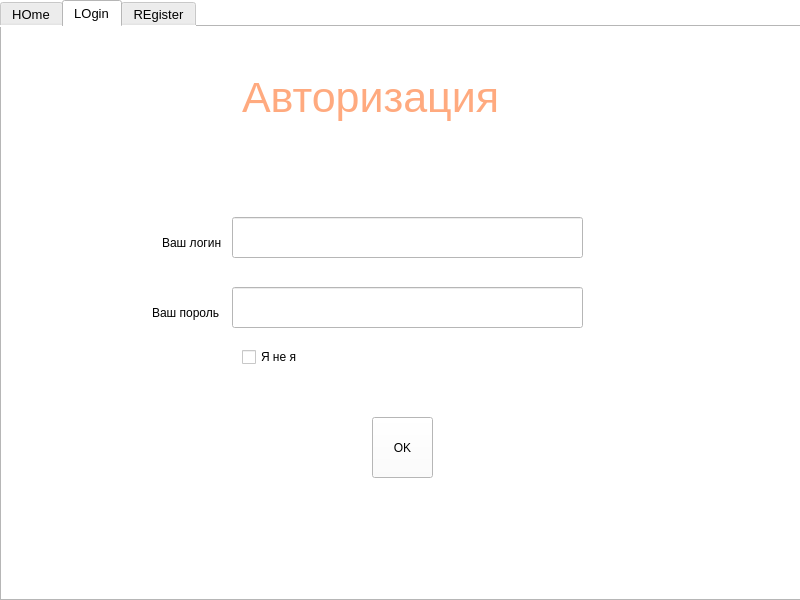
<?xml version="1.0" encoding="UTF-8"?>
<ui version="4.0">
 <class>MainWindow</class>
 <widget class="QMainWindow" name="MainWindow">
  <property name="geometry">
   <rect>
    <x>0</x>
    <y>0</y>
    <width>800</width>
    <height>600</height>
   </rect>
  </property>
  <property name="windowTitle">
   <string>MainWindow</string>
  </property>
  <property name="styleSheet">
   <string notr="true">background-color: rgb(255, 255, 255);</string>
  </property>
  <widget class="QWidget" name="centralwidget">
   <widget class="QTabWidget" name="tabWidget">
    <property name="geometry">
     <rect>
      <x>0</x>
      <y>0</y>
      <width>801</width>
      <height>601</height>
     </rect>
    </property>
    <property name="font">
     <font>
      <pointsize>10</pointsize>
     </font>
    </property>
    <property name="currentIndex">
     <number>1</number>
    </property>
    <property name="iconSize">
     <size>
      <width>60</width>
      <height>60</height>
     </size>
    </property>
    <widget class="QWidget" name="tab">
     <attribute name="title">
      <string>HOme</string>
     </attribute>
     <widget class="QLabel" name="label">
      <property name="geometry">
       <rect>
        <x>320</x>
        <y>10</y>
        <width>441</width>
        <height>141</height>
       </rect>
      </property>
      <property name="styleSheet">
       <string notr="true">font: 30pt &quot;Metal Gear&quot;;
color: rgb(170, 0, 255);</string>
      </property>
      <property name="text">
       <string>PanzarStarm</string>
      </property>
     </widget>
    </widget>
    <widget class="QWidget" name="tab_2">
     <attribute name="title">
      <string>LOgin</string>
     </attribute>
     <widget class="QLineEdit" name="linelog">
      <property name="geometry">
       <rect>
        <x>230</x>
        <y>190</y>
        <width>351</width>
        <height>41</height>
       </rect>
      </property>
      <property name="font">
       <font>
        <pointsize>16</pointsize>
       </font>
      </property>
      <property name="text">
       <string/>
      </property>
      <property name="dragEnabled">
       <bool>true</bool>
      </property>
      <property name="clearButtonEnabled">
       <bool>true</bool>
      </property>
     </widget>
     <widget class="QLabel" name="label_2">
      <property name="geometry">
       <rect>
        <x>240</x>
        <y>30</y>
        <width>351</width>
        <height>81</height>
       </rect>
      </property>
      <property name="font">
       <font>
        <pointsize>32</pointsize>
       </font>
      </property>
      <property name="styleSheet">
       <string notr="true">color: rgb(255, 170, 127);</string>
      </property>
      <property name="text">
       <string>Авторизация</string>
      </property>
     </widget>
     <widget class="QLabel" name="label_3">
      <property name="geometry">
       <rect>
        <x>160</x>
        <y>190</y>
        <width>181</width>
        <height>51</height>
       </rect>
      </property>
      <property name="text">
       <string>Ваш логин</string>
      </property>
     </widget>
     <widget class="QLabel" name="label_4">
      <property name="geometry">
       <rect>
        <x>150</x>
        <y>260</y>
        <width>181</width>
        <height>51</height>
       </rect>
      </property>
      <property name="text">
       <string>Ваш пороль</string>
      </property>
     </widget>
     <widget class="QLineEdit" name="linepass">
      <property name="geometry">
       <rect>
        <x>230</x>
        <y>260</y>
        <width>351</width>
        <height>41</height>
       </rect>
      </property>
      <property name="font">
       <font>
        <pointsize>16</pointsize>
       </font>
      </property>
      <property name="text">
       <string notr="true"/>
      </property>
      <property name="echoMode">
       <enum>QLineEdit::Password</enum>
      </property>
      <property name="clearButtonEnabled">
       <bool>true</bool>
      </property>
     </widget>
     <widget class="QPushButton" name="pushButton">
      <property name="geometry">
       <rect>
        <x>370</x>
        <y>390</y>
        <width>61</width>
        <height>61</height>
       </rect>
      </property>
      <property name="text">
       <string>OK</string>
      </property>
     </widget>
     <widget class="QCheckBox" name="checkBox">
      <property name="geometry">
       <rect>
        <x>240</x>
        <y>320</y>
        <width>61</width>
        <height>20</height>
       </rect>
      </property>
      <property name="text">
       <string>Я не я</string>
      </property>
      <property name="checkable">
       <bool>false</bool>
      </property>
      <property name="checked">
       <bool>false</bool>
      </property>
     </widget>
     <zorder>label_2</zorder>
     <zorder>label_3</zorder>
     <zorder>linelog</zorder>
     <zorder>label_4</zorder>
     <zorder>linepass</zorder>
     <zorder>pushButton</zorder>
     <zorder>checkBox</zorder>
    </widget>
    <widget class="QWidget" name="tab_3">
     <attribute name="title">
      <string>REgister</string>
     </attribute>
     <widget class="QLabel" name="label_5">
      <property name="geometry">
       <rect>
        <x>160</x>
        <y>120</y>
        <width>361</width>
        <height>151</height>
       </rect>
      </property>
      <property name="text">
       <string>Перейдите по ссылке для регистрации {ссылка}</string>
      </property>
     </widget>
    </widget>
   </widget>
  </widget>
  <action name="actionhome">
   <property name="text">
    <string>home</string>
   </property>
  </action>
  <action name="actionlogin">
   <property name="text">
    <string>login</string>
   </property>
  </action>
  <action name="actionreg">
   <property name="text">
    <string>reg</string>
   </property>
  </action>
 </widget>
 <resources/>
 <connections/>
</ui>
